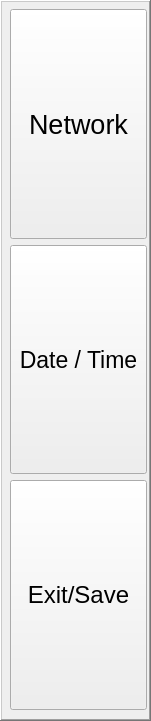
  <widget class="QFrame" name="frame">
   <property name="geometry">
    <rect>
     <x>10</x>
     <y>10</y>
     <width>151</width>
     <height>721</height>
    </rect>
   </property>
   <property name="frameShape">
    <enum>QFrame::WinPanel</enum>
   </property>
   <property name="frameShadow">
    <enum>QFrame::Raised</enum>
   </property>
   <widget class="QWidget" name="verticalLayoutWidget">
    <property name="geometry">
     <rect>
      <x>10</x>
      <y>9</y>
      <width>137</width>
      <height>701</height>
     </rect>
    </property>
    <layout class="QVBoxLayout" name="verticalLayout">
     <item>
      <widget class="QPushButton" name="pushButton_3">
       <property name="sizePolicy">
        <sizepolicy hsizetype="MinimumExpanding" vsizetype="MinimumExpanding">
         <horstretch>0</horstretch>
         <verstretch>0</verstretch>
        </sizepolicy>
       </property>
       <property name="font">
        <font>
         <pointsize>20</pointsize>
        </font>
       </property>
       <property name="focusPolicy">
        <enum>Qt::NoFocus</enum>
       </property>
       <property name="text">
        <string>Network</string>
       </property>
      </widget>
     </item>
     <item>
      <widget class="QPushButton" name="pushButton_2">
       <property name="sizePolicy">
        <sizepolicy hsizetype="MinimumExpanding" vsizetype="MinimumExpanding">
         <horstretch>0</horstretch>
         <verstretch>0</verstretch>
        </sizepolicy>
       </property>
       <property name="font">
        <font>
         <pointsize>17</pointsize>
        </font>
       </property>
       <property name="focusPolicy">
        <enum>Qt::NoFocus</enum>
       </property>
       <property name="text">
        <string>Date / Time</string>
       </property>
      </widget>
     </item>
     <item>
      <widget class="QPushButton" name="pushButton">
       <property name="sizePolicy">
        <sizepolicy hsizetype="MinimumExpanding" vsizetype="MinimumExpanding">
         <horstretch>0</horstretch>
         <verstretch>0</verstretch>
        </sizepolicy>
       </property>
       <property name="font">
        <font>
         <pointsize>18</pointsize>
        </font>
       </property>
       <property name="focusPolicy">
        <enum>Qt::NoFocus</enum>
       </property>
       <property name="text">
        <string>Exit/Save</string>
       </property>
      </widget>
     </item>
    </layout>
   </widget>
  </widget>
